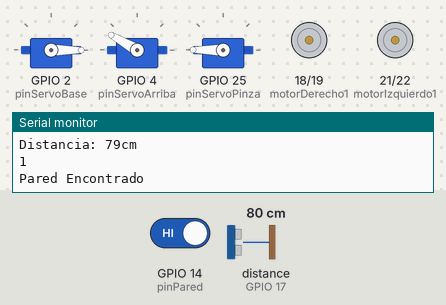
The sketch below on a simulated ESP32. Shown: 3 × servo, motor-driver pin pairs drawn as motors (green arrow = first pin HIGH = forward, orange = second pin HIGH = backward, longer = more drive, scaled by the enable pin), the last lines printed to the serial monitor. Wiring (inferred from the names in the program): ultrasonic range finder: trigger GPIO 5; echo GPIO 17. Inputs (shaded band) come from the test bench; at power-on: GPIO 14 (pinPared) HIGH, distance to the obstacle (sensor on GPIO 17) 80 cm. The echo pulse lasts 58.3 µs per cm.

Above: at 6.8 s.
6.9 s: GPIO 14 (pinPared) driven LOW
At 13.2 s:
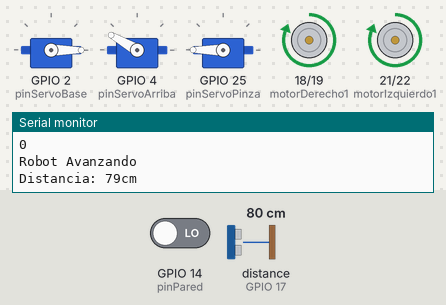
13.7 s: distance to the obstacle (sensor on GPIO 17) set to 13 cm
20.5 s: distance to the obstacle (sensor on GPIO 17) set to 10 cm
At 23.5 s:
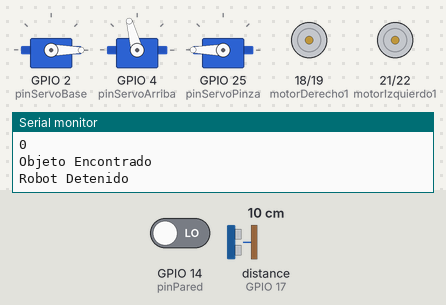
32.0 s: distance to the obstacle (sensor on GPIO 17) set to 18 cm
At 35.8 s:
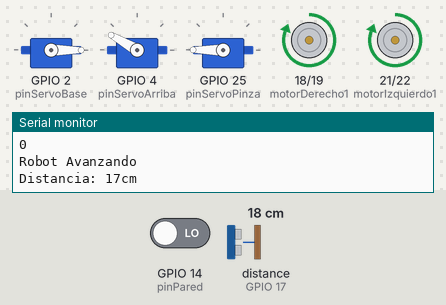
38.8 s: distance to the obstacle (sensor on GPIO 17) set to 2 cm
At 43.7 s:
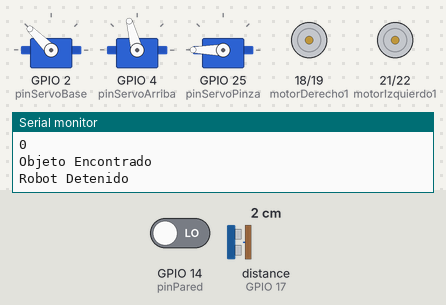
Timing chart, 0 to 51.3 s (numbered marks = the images above; inputs shaded):
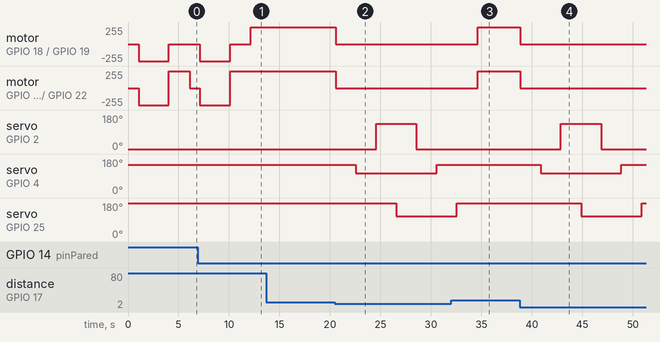

The sketch:

smart_recolector.ino
```cpp
#include <ESP32Servo.h>

const int Trigger = 5;  // Pin digital 5 para el Trigger del sensor
const int Echo = 17;    // Pin digital 17 para el Echo del sensor

// Definición de pines
const int motorIzquierdoPWM = 23; //pwm
const int motorIzquierdo1 = 21;  // Pin de dirección 1 para el motor izquierdo
const int motorIzquierdo2 = 22;  // Pin de dirección 2 para el motor izquierdo

const int motorDerechoPWM = 15; //pwm
const int motorDerecho1 = 18;  // Pin de dirección 1 para el motor derecho
const int motorDerecho2 = 19;  // Pin de dirección 2 para el motor derecho

const int PWMFrecuencia = 1000; /* 1 KHz */
const int PWMResolucion = 8;
const int motorIzquierdoPWMCanal = 4;
const int motorDerechoPWMCanal = 5;

Servo miServoBase;
Servo miServoArriba;
Servo miServoPinza;
int pinServoBase = 2;
int pinServoArriba = 4;
int pinServoPinza = 25;

int pinPared = 14;


void setup() {
  Serial.begin(9600);

  pinMode(pinPared, INPUT_PULLUP);
  miServoBase.attach(pinServoBase);      // Conecta el servo Base
  miServoArriba.attach(pinServoArriba);  // Conecta el servo Arriba
  miServoPinza.attach(pinServoPinza);    // Conecta el servo Pinza

  pinMode(Trigger, OUTPUT);
  pinMode(Echo, INPUT);
  digitalWrite(Trigger, LOW);

  pinMode(motorIzquierdoPWM, OUTPUT);
  pinMode(motorIzquierdo1, OUTPUT);
  pinMode(motorIzquierdo2, OUTPUT);
  pinMode(motorDerechoPWM, OUTPUT);
  pinMode(motorDerecho1, OUTPUT);
  pinMode(motorDerecho2, OUTPUT);

  ledcSetup(motorIzquierdoPWMCanal, PWMFrecuencia, PWMResolucion);
  ledcSetup(motorDerechoPWMCanal, PWMFrecuencia, PWMResolucion);
  ledcAttachPin(motorIzquierdoPWM, motorIzquierdoPWMCanal);
  ledcAttachPin(motorDerechoPWM, motorDerechoPWMCanal);

  ledcWrite(motorIzquierdoPWMCanal, abs(0));
  ledcWrite(motorDerechoPWMCanal, abs(0));

  brazoPosicionInicial();
}

void loop() {

  int distanciaObjeto = detectarObjeto();

  int pared = digitalRead(pinPared);
  Serial.println(pared);

  if (pared == 1) {
    Serial.println("Pared Encontrado");
    detener();
    delay(1000);
    atras();
    delay(3000);
    girar();
    delay(2000);
  } else if (distanciaObjeto <= 10) {
    Serial.println("Objeto Encontrado");
    Serial.println("Robot Detenido");
    detener();
    brazoAgarrarObjeto();
    brazoDepositarObjeto();
    brazoPosicionInicial();
    Serial.println("Objeto Agarrado");
  }else {
    brazoPosicionInicial();
    avanzar();
    Serial.println("Robot Avanzando");
  }
}

void atras() {
  ledcWrite(motorIzquierdoPWMCanal, abs(255));
  ledcWrite(motorDerechoPWMCanal, abs(255));
  digitalWrite(motorDerecho1, 0);
  digitalWrite(motorDerecho2, 1);
  digitalWrite(motorIzquierdo1, 0);
  digitalWrite(motorIzquierdo2, 1);
}

void detener() {
  ledcWrite(motorIzquierdoPWMCanal, abs(0));
  ledcWrite(motorDerechoPWMCanal, abs(0));
  digitalWrite(motorDerecho1, 0);
  digitalWrite(motorDerecho2, 0);
  digitalWrite(motorIzquierdo1, 0);
  digitalWrite(motorIzquierdo2, 0);
}

void avanzar() {
  ledcWrite(motorIzquierdoPWMCanal, abs(255));
  ledcWrite(motorDerechoPWMCanal, abs(255));
  digitalWrite(motorDerecho1, 1);
  digitalWrite(motorDerecho2, 0);
  digitalWrite(motorIzquierdo1, 1);
  digitalWrite(motorIzquierdo2, 0);
}

void avanzarDespacio() {
  ledcWrite(motorIzquierdoPWMCanal, abs(200));
  ledcWrite(motorDerechoPWMCanal, abs(200));
  digitalWrite(motorDerecho1, 1);
  digitalWrite(motorDerecho2, 0);
  digitalWrite(motorIzquierdo1, 1);
  digitalWrite(motorIzquierdo2, 0);
}

int detectarObjeto() {
  long tiempo;
  long distancia;

  digitalWrite(Trigger, HIGH);
  delayMicroseconds(10);
  digitalWrite(Trigger, LOW);

  tiempo = pulseIn(Echo, HIGH);
  distancia = tiempo / 59;

  Serial.print("Distancia: ");
  Serial.print(distancia);
  Serial.print("cm");
  Serial.println();
  delay(50);

  return distancia;
}

void brazoPosicionInicial() {
  miServoArriba.write(150);
  miServoBase.write(0);
  miServoPinza.write(180);
}

void brazoAgarrarObjeto() {
  miServoPinza.write(180);
  delay(2000);
  miServoArriba.write(105);
  delay(2000);
  miServoBase.write(135);
  delay(2000);
  miServoPinza.write(110);
  delay(2000);
}

void brazoDepositarObjeto() {
  miServoBase.write(0);
  delay(2000);
  miServoArriba.write(150);
  delay(2000);
  miServoPinza.write(180);
  delay(2000);
}

void girar() {
  ledcWrite(motorIzquierdoPWMCanal, abs(255));
  ledcWrite(motorDerechoPWMCanal, abs(255));
  digitalWrite(motorDerecho1, 0);
  digitalWrite(motorDerecho2, 0);
  digitalWrite(motorIzquierdo1, 1);
  digitalWrite(motorIzquierdo2, 0);
}
```

Measured:
- the behaviour switches between 12 and 11 cm on distance to the obstacle (sensor on GPIO 17) (found by bisection; images 1 and 2)
- after the input at 6.9 s, motor on GPIO 21 (motorIzquierdo1) / GPIO 22 (motorIzquierdo2): goes on until 10.1 s, then stays forward 255/255
- after the input at 20.5 s, motor on GPIO 18 (motorDerecho1) / GPIO 19 (motorDerecho2), motor on GPIO 21 (motorIzquierdo1) / GPIO 22 (motorIzquierdo2): forward 255/255 → stopped after 0.07 s
- after the input at 32.0 s, motor on GPIO 18 (motorDerecho1) / GPIO 19 (motorDerecho2), motor on GPIO 21 (motorIzquierdo1) / GPIO 22 (motorIzquierdo2): stopped → forward 255/255 after 2.6 s
- after the input at 38.8 s, motor on GPIO 18 (motorDerecho1) / GPIO 19 (motorDerecho2), motor on GPIO 21 (motorIzquierdo1) / GPIO 22 (motorIzquierdo2): forward 255/255 → stopped after 0.07 s
